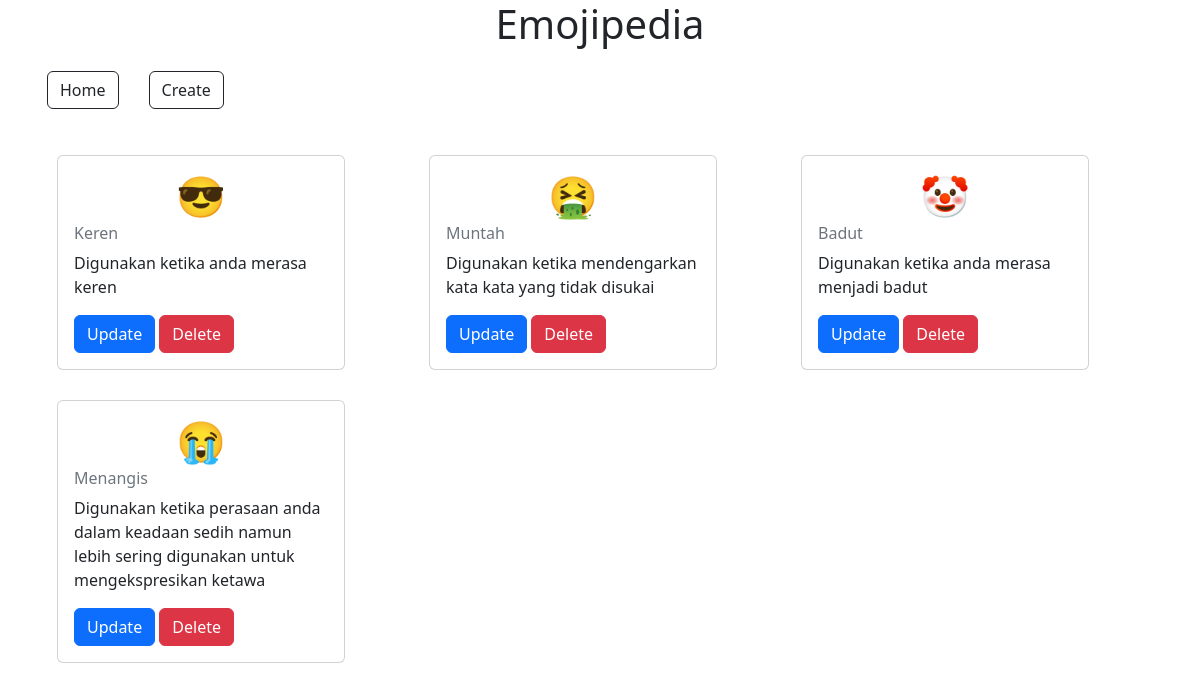
The page / on the database its author committed.
### emojipedia/models.py (models this page shows)
class EmojiModels(models.Model):
    emoji = models.CharField(max_length=10)
    nama = models.CharField(max_length=20)
    keterangan = models.TextField()

### emojipedia/views.py (the view)
# urls.py: path('',views.list, name='list'),
def list(request):
    form = EmojiModels.objects.all()
    context = {
        "heading":"Emojipedia",
        "form":form
    }
    return render(request,'list.html',context)

### templates/list.html (shortened to what this page needs)
{% extends 'base.html' %}
{% block content %}
<div class="container">
{% for x in form %}
<div class="card" style="width: 18rem;">
    <div class="card-body">
      <h1 class="card-title">{{x.emoji}}</h1>
      <h6 class="card-subtitle mb-2 text-muted">{{x.nama}}</h6>
      <p class="card-text">{{x.keterangan}}</p>
      <a class="btn btn-primary" href="{% url 'update' x.id %}">Update</a>
      <a class="btn btn-danger" href="{% url 'delete' x.id %}">Delete</a>
    </div>
</div>
{% endfor %}
</div>
{% endblock content %}

### templates/base.html (shortened to what this page needs)
{% load static %}
<!DOCTYPE html>
<html lang="en">
  <head>
    <link
    href="https://cdn.jsdelivr.net/npm/bootstrap@5.2.3/dist/css/bootstrap.min.css"
    rel="stylesheet"
    />
    <link rel="stylesheet" href=" {% static 'css/style.css' %}">
  </head>
  <body>
    <h1 class="title">{{heading}}</h1>
    <ul>
        <li><a class="btn btn-outline-dark" href="/">Home</a></li>
        <li><a class="btn btn-outline-dark" href="/create">Create</a></li>
    </ul>
    {% block content %}
     {% endblock content %}
  </body>
</html>

### static/css/style.css (style rules this page uses)
ul { display: flex; list-style-type: none; }
li { padding: 15px; text-decoration: none; }
a { text-decoration: none; color: black; }
.container { display: grid; grid-template-columns: repeat(3, minmax(0, 1fr)); }
.card { margin: 15px; min-width: 280px; width: fit-content; }
h1.card-title { justify-content: center; align-items: center; display: flex; }
.title { display: flex; justify-content: center; }

### rows shown on the page
EmojiModels: emoji "😎", nama "Keren", keterangan "Digunakan ketika anda merasa keren"
EmojiModels: emoji "🤮", nama "Muntah", keterangan "Digunakan ketika mendengarkan kata kata yang tidak disukai"
EmojiModels: emoji "🤡", nama "Badut", keterangan "Digunakan ketika anda merasa menjadi badut"
EmojiModels: emoji "😭", nama "Menangis", keterangan "Digunakan ketika perasaan anda dalam keadaan sedih namun lebih sering digunakan untuk mengekspresikan ketawa"
